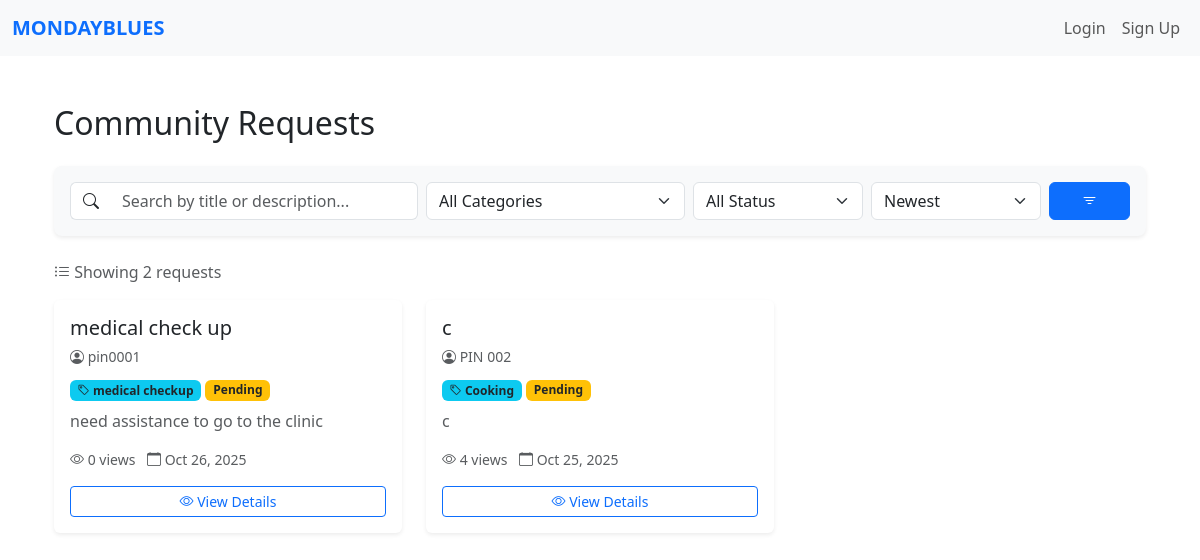
Before: / with the older database file.
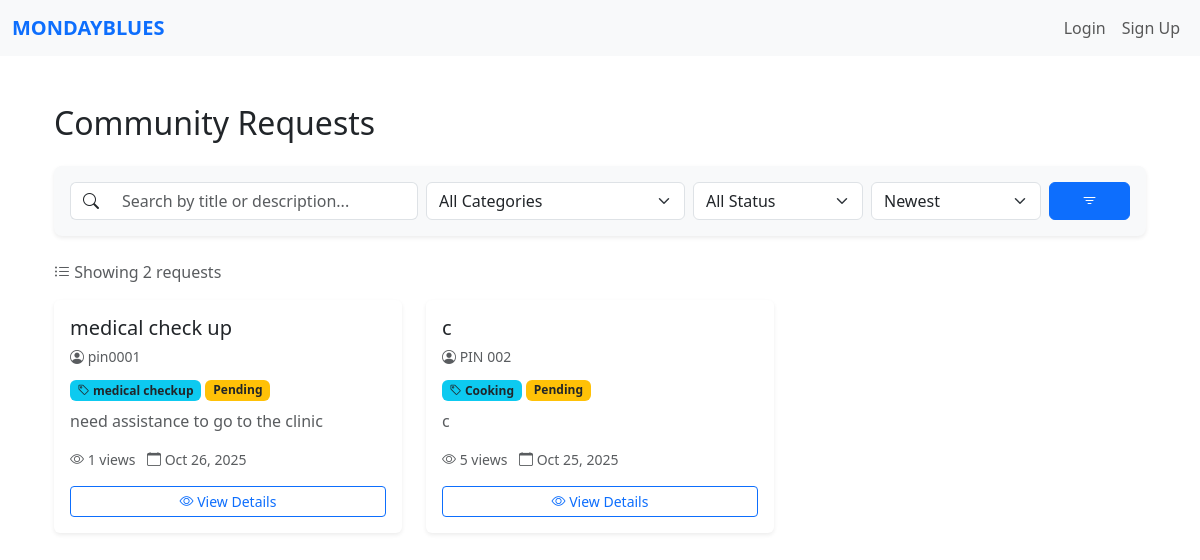
After: the same page with the newer database file.
### website/models.py (models this page shows)
class Request(db.Model):
    id = db.Column(db.Integer, primary_key=True)
    title = db.Column(db.String(150), nullable=False)
    description = db.Column(db.Text, nullable=False)
    category_id = db.Column(db.Integer, db.ForeignKey('category.id'), nullable=False)
    category = db.relationship('Category', backref='requests')
    status = db.Column(db.String(20), default='Pending')  # Pending, Accepted, Completed
    scheduled_datetime = db.Column(db.DateTime, nullable=False)
    view_count = db.Column(db.Integer, default=0)
    date_created = db.Column(db.DateTime, default=datetime.utcnow)
    user_id = db.Column(db.Integer, db.ForeignKey('user.id'), nullable=False)
    volunteer_id = db.Column(db.Integer, db.ForeignKey('volunteer.id'), nullable=True)
    user = db.relationship('User', backref=db.backref('requests', lazy=True, cascade='all, delete-orphan'), lazy=True)
    volunteer = db.relationship('Volunteer', backref=db.backref('assigned_requests', lazy=True), lazy=True)

class User(db.Model, UserMixin):
    id = db.Column(db.Integer, primary_key=True)
    name = db.Column(db.String(150))
    email = db.Column(db.String(150), unique=True)
    password = db.Column(db.String(150))
    date_created = db.Column(db.DateTime(timezone=True), default=func.now())
    role = db.Column(db.String(50), default='PIN')
    status = db.Column(db.String(20), default='Pending')  # Pending, Approved, Suspended

class Category(db.Model):
    id = db.Column(db.Integer, primary_key=True)
    name = db.Column(db.String(100), unique=True, nullable=False)
    description = db.Column(db.String(250))
    date_created = db.Column(db.DateTime, default=datetime.utcnow)

### website/views.py (the view, shortened to what this page needs)
@views.route('/')
def home():
    categories = Category.query.order_by(Category.name).all()
    search_query = request.args.get('q', '').strip()
    category_filter = request.args.get('category', '')
    status_filter = request.args.get('status', '')
    sort_by = request.args.get('sort', 'newest')
    query = Request.query
    if category_filter:
        query = query.join(Category).filter(Category.name == category_filter)
    if status_filter:
        query = query.filter(Request.status == status_filter)
    if sort_by == 'oldest':
        query = query.order_by(Request.date_created.asc())
    elif sort_by == 'views':
        query = query.order_by(Request.view_count.desc())
    elif sort_by == 'title':
        query = query.order_by(Request.title.asc())
    else:  # newest (default)
        query = query.order_by(Request.date_created.desc())
    requests = query.all()
    return render_template(
        'home.html',
        user=current_user,
        requests=requests,
        categories=categories
    )

### website/templates/home.html (shortened to what this page needs)
{% extends "base.html" %}
{% block content %}
<div class="container my-5">
  <div class="d-flex justify-content-between align-items-center mb-4">
    <h2 class="mb-0">Community Requests</h2>
  </div>
  <form method="GET" action="{{ url_for('views.home') }}" class="bg-light p-3 rounded-3 mb-4 shadow-sm">
    <div class="row g-2 align-items-center">
      <div class="col-md-4">
        <div class="input-group">
          <span class="input-group-text bg-white border-end-0">
            <i class="bi bi-search"></i>
          </span>
          <input
            type="text"
            class="form-control border-start-0"
            name="q"
            placeholder="Search by title or description..."
            value="{{ request.args.get('q', '') }}"
          >
        </div>
      </div>
      <div class="col-md-3">
        <select class="form-select" name="category" onchange="this.form.submit()">
          <option value="">All Categories</option>
        </select>
      </div>
      <div class="col-md-2">
        <select class="form-select" name="status" onchange="this.form.submit()">
          <option value="">All Status</option>
        </select>
      </div>
      <div class="col-md-2">
        <select class="form-select" name="sort" onchange="this.form.submit()">
          <option value="newest" {% if request.args.get('sort')=='newest' %}selected{% endif %}>Newest</option>
        </select>
      </div>
      <div class="col-md-1">
        <button type="submit" class="btn btn-primary w-100">
          <i class="bi bi-filter"></i>
        </button>
      </div>
    </div>
  </form>
  {% if requests %}
    <p class="text-muted mb-3">
      <i class="bi bi-list-ul"></i> Showing {{ requests|length }} request{% if requests|length != 1 %}s{% endif %}
    </p>
  {% endif %}
  <div class="row g-4">
    {% if requests %}
      {% for req in requests %}
        {% if req.user.status != "Suspended" %}
          <div class="col-md-4">
            <div class="card h-100 border-0 shadow-sm hover-shadow transition">
              <div class="card-body d-flex flex-column">
                <div class="mb-2">
                  <h5 class="card-title text-dark mb-1">{{ req.title }}</h5>
                  <small class="text-muted">
                    <i class="bi bi-person-circle"></i> {{ req.user.name }}
                  </small>
                </div>
                <div class="mb-2">
                  <span class="badge bg-info text-dark">
                    <i class="bi bi-tag"></i> {{ req.category.name }}
                  </span>
                  <span class="badge
                    {% if req.status == 'Pending' %}bg-warning text-dark
                    {% elif req.status == 'Assigned' %}bg-primary
                    {% elif req.status == 'Accepted' %}bg-success
                    {% elif req.status == 'Completed' %}bg-secondary
                    {% else %}bg-light text-dark{% endif %}
                  ">
                    {{ req.status }}
                  </span>
                </div>
                <p class="text-muted flex-grow-1">
                  {{ req.description[:100] }}{% if req.description|length > 100 %}...{% endif %}
                </p>
                <div class="text-muted small mb-3">
                  <i class="bi bi-eye"></i> {{ req.view_count }} views
                  <span class="ms-2">
                    <i class="bi bi-calendar"></i> {{ req.date_created.strftime('%b %d, %Y') }}
                  </span>
                </div>
                <div class="mt-auto">
                  {% if current_user.is_authenticated and req.user_id == current_user.id %}
                    <div class="btn-group w-100" role="group">
                      <a href="{{ url_for('views.view_request', id=req.id) }}" class="btn btn-outline-secondary btn-sm">
                        <i class="bi bi-eye"></i> View
                      </a>
                      <a href="{{ url_for('views.edit_request', id=req.id) }}" class="btn btn-primary btn-sm">
                        <i class="bi bi-pencil"></i> Edit
                      </a>
                      <form action="{{ url_for('csr.delete_request', request_id=req.id) }}" method="POST" onsubmit="return confirm('Are you sure you want to delete this request?');">
                        <button class="btn btn-danger btn-sm" type="submit">
                          <i class="bi bi-trash"></i> Delete
                        </button>
                      </form>
                    </div>
                  {% else %}
                    <a href="{{ url_for('views.view_request', id=req.id) }}" class="btn btn-outline-primary w-100 btn-sm">
                      <i class="bi bi-eye"></i> View Details
                    </a>
                  {% endif %}
                </div>
              </div>
            </div>
          </div>
        {% endif %}
      {% endfor %}
    {% endif %}
  </div>
</div>
<link rel="stylesheet" href="https://cdn.jsdelivr.net/npm/bootstrap-icons@1.10.0/font/bootstrap-icons.css">
{% endblock %}

### website/templates/base.html (shortened to what this page needs)
<!DOCTYPE html>
<html lang="en">
<head>
  <link
    href="https://cdn.jsdelivr.net/npm/bootstrap@5.3.3/dist/css/bootstrap.min.css"
    rel="stylesheet"
  />
</head>
<body>
  <nav class="navbar navbar-expand-lg navbar-light bg-light">
    <div class="container-fluid">
      <a class="navbar-brand text-uppercase fw-semibold text-primary" href="/">MondayBlues</a>
      <div class="collapse navbar-collapse" id="navbarNav">
        <ul class="navbar-nav ms-auto">
          {% if current_user.is_authenticated %}
            <li class="nav-item">
              <a class="nav-link" href="/">Home</a>
            </li>
            {% if current_user.role == 'PIN' %}
              <li class="nav-item">
                <a class="nav-link" href="{{ url_for('pin.pin_profile') }}">Profile</a>
              </li>
            {% elif current_user.role == 'CSR' %}
              <li class="nav-item">
                <a class="nav-link" href="{{ url_for('views.csr_profile') }}">Profile</a>
              </li>
              <li class="nav-item">
                 <a class="nav-link" href="{{ url_for('csr.csr_dashboard') }}">Dashboard</a>
              </li>
            {% elif current_user.role == 'Volunteer' %}
              <li class="nav-item">
                <a class="nav-link" href="{{ url_for('volunteer.volunteer_dashboard') }}">Dashboard</a>
              </li>
            {% elif current_user.role == 'Platform Manager' %}
              <li class="nav-item">
                <a class="nav-link" href="{{ url_for('platform.platform_manager_dashboard') }}">Dashboard</a>
              </li>
              <li class="nav-item">
                <a class="nav-link" href="{{ url_for('views.platform_manager_profile') }}">Profile</a>
              </li>
            {% elif current_user.role == 'Admin' %}
              <li class="nav-item">
                <a class="nav-link" href="/admin">Admin</a>
              </li>
            {% else %}
              <li class="nav-item">
                <a class="nav-link" href="#">Profile</a>
              </li>
            {% endif %}
            <li class="nav-item">
              <a class="btn btn-danger" type="button" href="/logout">Logout</a>
            </li>
          {% else %}
            <li class="nav-item">
              <a class="nav-link" href="/login">Login</a>
            </li>
            <li class="nav-item">
              <a class="nav-link" href="/signup">Sign Up</a>
            </li>
          {% endif %}
        </ul>
      </div>
    </div>
  </nav>
  <div class="container mt-4">
    {% block content %}
    {% endblock %}
  </div>
</body>
</html>

### website/templates/home.html (style rules this page uses)
.hover-shadow { transition: all 0.3s ease; }
.transition { transition: all 0.3s ease; }

Changed rows visible on the page:
changed Request "medical check up": view_count "0" → "1"
changed Request "Oct 25, 2025": view_count "4" → "5"
